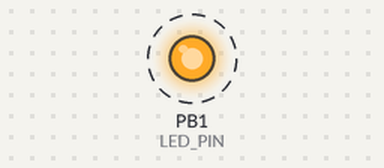
This sketch was run on a simulated ATtiny85, built with avr-gcc and run on an emulated ATtiny85. Parts: output pins drawn as LEDs (lit = HIGH). Dashed ring = blinking.

Above: at 0.15 s.
Timing chart, 0 to 3.0 s (numbered marks = the images above):
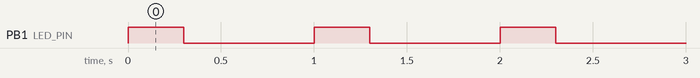

Measured:
- by itself, PB1 (LED_PIN): alternates HIGH for 0.30 s and LOW for 0.70 s

The sketch:

ATtiny85_Test.ino
```cpp
// Minimal Digispark / ATtiny85 test sketch.
// Built for: Digispark (Default - 16.5 MHz)
// LED is usually on P1 for common Digispark-style boards.

const uint8_t LED_PIN = 1;

void setup() {
  pinMode(LED_PIN, OUTPUT);
}

void loop() {
  digitalWrite(LED_PIN, HIGH);
  delay(300);
  digitalWrite(LED_PIN, LOW);
  delay(700);
}
```
